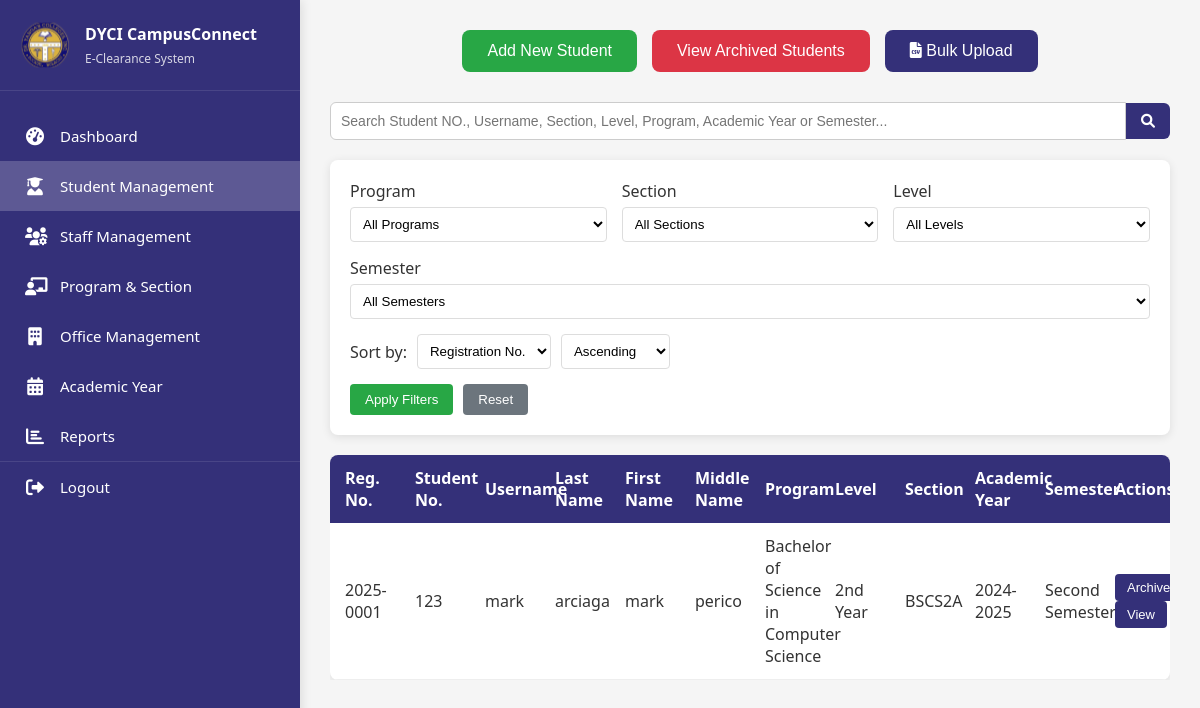
The page /pages/student_management.php on the database its author committed.
### tables this page shows
CREATE TABLE `students` (
  `RegistrationNo` varchar(20) NOT NULL,
  `studentNo` varchar(20) NOT NULL,
  `Username` varchar(50) NOT NULL,
  `Email` varchar(100) NOT NULL,
  `PasswordHash` varchar(255) NOT NULL,
  `LastName` varchar(50) NOT NULL,
  `FirstName` varchar(50) NOT NULL,
  `Mname` varchar(50) DEFAULT NULL,
  `ProgramCode` varchar(10) NOT NULL,
  `Level` int(11) NOT NULL,
  `SectionCode` varchar(10) NOT NULL,
  `AcademicYear` varchar(20) DEFAULT NULL,
  `Semester` varchar(20) DEFAULT NULL,
  `AccountType` varchar(20) NOT NULL DEFAULT 'Student',
  `LastLogin` timestamp NULL DEFAULT NULL,
  `IsActive` tinyint(1) DEFAULT 1
);

CREATE TABLE `programs` (
  `ProgramCode` varchar(50) NOT NULL,
  `ProgramTitle` varchar(255) NOT NULL
);

CREATE TABLE `levels` (
  `LevelID` int(11) NOT NULL,
  `LevelName` varchar(50) NOT NULL
);

### pages/student_management.php (the view, shortened to what this page needs)
<?php
include '../includes/db_connect.php';
$search_query = "";
$student_query = "SELECT s.*, p.ProgramTitle, l.LevelName
                 FROM students s
                 JOIN programs p ON s.ProgramCode = p.ProgramCode
                 JOIN levels l ON s.Level = l.LevelID
                 WHERE s.IsActive = 1";
$sort_by = isset($_POST['sort_by']) ? $_POST['sort_by'] : 'registration_no';
$sort_order = isset($_POST['sort_order']) ? $_POST['sort_order'] : 'desc';
$sort_columns = [
    'registration_no' => 's.RegistrationNo',
    'student_no' => 's.studentNo',
    'last_name' => 's.LastName',
    'program' => 'p.ProgramTitle',
    'section' => 's.SectionCode'
];
$sort_column = isset($sort_columns[$sort_by]) ? $sort_columns[$sort_by] : 's.RegistrationNo';
$student_query .= " ORDER BY " . $sort_column . " " . ($sort_order === 'asc' ? 'ASC' : 'DESC');
$student_result = $conn->query($student_query);
?>
<!DOCTYPE html>
<html lang="en">
<head>
    <link rel="stylesheet" href="https://cdnjs.cloudflare.com/ajax/libs/font-awesome/6.0.0/css/all.min.css">
</head>
<body>
    <nav class="sidebar">
    <div class="logo-container">
        <img src="../assets/dyci_logo.svg" alt="DYCI Logo" class="logo">
        <div class="logo-text">
            <h2>DYCI CampusConnect</h2>
            <p>E-Clearance System</p>
        </div>
    </div>
    <ul>
        <?php $current_page = basename($_SERVER['PHP_SELF']); ?>
        <li <?php echo ($current_page == 'dashboard.php') ? 'class="active"' : ''; ?>><a href="dashboard.php"><i class="fas fa-tachometer-alt icon"></i> Dashboard</a></li>
        <li <?php echo ($current_page == 'student_management.php') ? 'class="active"' : ''; ?>><a href="student_management.php"><i class="fas fa-user-graduate icon"></i> Student Management</a></li>
        <li <?php echo ($current_page == 'staff_management.php') ? 'class="active"' : ''; ?>><a href="staff_management.php"><i class="fas fa-users-cog icon"></i> Staff Management</a></li>
        <li <?php echo ($current_page == 'program_section.php') ? 'class="active"' : ''; ?>><a href="program_section.php"><i class="fas fa-chalkboard-teacher icon"></i> Program & Section</a></li>
        <li <?php echo ($current_page == 'office_management.php') ? 'class="active"' : ''; ?>><a href="office_management.php"><i class="fas fa-building icon"></i> Office Management</a></li>
        <li <?php echo ($current_page == 'academicyear.php') ? 'class="active"' : ''; ?>><a href="academicyear.php"><i class="fas fa-calendar-alt icon"></i> Academic Year</a></li>
        <li <?php echo ($current_page == 'reports.php') ? 'class="active"' : ''; ?>><a href="reports.php"><i class="fas fa-chart-bar icon"></i> Reports</a></li>
        <li class="logout"><a href="../includes/logout.php"><i class="fas fa-sign-out-alt icon"></i> Logout</a></li>
    </ul>
</nav>
<div class="container">
    <div class="action-buttons">
        <button type="button" class="add-btn" id="add_student_action_btn" onclick="showAddStudentPanel()">Add New Student</button>
        <button type="button" class="delete-btn" id="delete_student_action_btn" onclick="window.location.href='archived_students.php'">View Archived Students</button>
        <button type="button" class="add-btn" onclick="showBulkUploadPanel();" style="background-color:#343079;"><i class="fas fa-file-csv"></i> Bulk Upload</button>
    </div>
    <div class="search-container">
        <form method="POST" class="search-form">
            <div class="search-input-group">
                <input type="text" name="search_query" placeholder="Search Student NO., Username, Section, Level, Program, Academic Year or Semester..."
                       value="<?php echo htmlspecialchars($search_query); ?>">
                <button type="submit" name="search" class="search-button">
                    <i class="fas fa-search"></i>
                </button>
            </div>
        </form>
    </div>
    <div class="filter-container">
        <form method="POST" id="filter-form">
            <div class="filter-row">
                <div class="filter-group">
                    <label for="filter_program">Program</label>
                    <select id="filter_program" name="filter_program">
                        <option value="">All Programs</option>
                    </select>
                </div>
                <div class="filter-group">
                    <label for="filter_section">Section</label>
                    <select id="filter_section" name="filter_section">
                        <option value="">All Sections</option>
                    </select>
                </div>
                <div class="filter-group">
                    <label for="filter_level">Level</label>
                    <select id="filter_level" name="filter_level">
                        <option value="">All Levels</option>
                    </select>
                </div>
                <div class="filter-group">
                    <label for="filter_semester">Semester</label>
                    <select id="filter_semester" name="filter_semester">
                        <option value="">All Semesters</option>
                    </select>
                </div>
            </div>
            <div class="sort-container">
                <label for="sort_by">Sort by:</label>
                <select id="sort_by" name="sort_by">
                    <option value="registration_no" <?php echo (isset($_POST['sort_by']) && $_POST['sort_by'] == 'registration_no') ? 'selected' : ''; ?>>Registration No.</option>
                </select>
                <select id="sort_order" name="sort_order">
                    <option value="asc" <?php echo (isset($_POST['sort_order']) && $_POST['sort_order'] == 'asc') ? 'selected' : ''; ?>>Ascending</option>
                </select>
            </div>
            <div class="filter-buttons">
                <button type="submit" name="apply_filters" class="apply-btn">Apply Filters</button>
                <button type="button" onclick="window.location.href='student_management.php'" class="reset-btn">Reset</button>
            </div>
        </form>
    </div>
    <div class="scrollable-content">
        <div class="student-list">
        <table>
            <thead>
                <tr>
                        <th>Reg. No.</th>
                    <th>Student No.</th>
                    <th>Username</th>
                    <th>Last Name</th>
                    <th>First Name</th>
                    <th>Middle Name</th>
                    <th>Program</th>
                        <th>Level</th>
                    <th>Section</th>
                    <th>Academic Year</th>
                    <th>Semester</th>
                    <th>Actions</th>
                </tr>
            </thead>
            <tbody>
                    <?php
                    if ($student_result->num_rows > 0) {
                        while ($row = $student_result->fetch_assoc()) {
                            $student_data = [
                                'registrationNo' => $row['RegistrationNo'],
                                'studentNo' => $row['studentNo'],
                                'username' => $row['Username'],
                                'email' => $row['Email'],
                                'lastName' => $row['LastName'],
                                'firstName' => $row['FirstName'],
                                'middleName' => $row['Mname'],
                                'programCode' => $row['ProgramCode'],
                                'level' => $row['Level'],
                                'sectionCode' => $row['SectionCode'],
                                'academicYear' => $row['AcademicYear'],
                                'semester' => $row['Semester'],
                            ];
                            $json_student_data = htmlspecialchars(json_encode($student_data), ENT_QUOTES, 'UTF-8');
                    ?>
                            <tr data-student='<?php echo $json_student_data; ?>'
                                data-registration-no='<?php echo htmlspecialchars($row['RegistrationNo']); ?>'
                                data-program-code='<?php echo htmlspecialchars($row['ProgramCode']); ?>'
                                data-level='<?php echo htmlspecialchars($row['Level']); ?>'
                                data-section-code='<?php echo htmlspecialchars($row['SectionCode']); ?>'
                                data-academic-year='<?php echo htmlspecialchars($row['AcademicYear']); ?>'
                                data-semester='<?php echo htmlspecialchars($row['Semester']); ?>'
                                onclick="handleRowClick(event);">
                                <td><?php echo htmlspecialchars($row['RegistrationNo']); ?></td>
                                <td><?php echo htmlspecialchars($row['studentNo']); ?></td>
                                <td><?php echo htmlspecialchars($row['Username']); ?></td>
                                <td><?php echo htmlspecialchars($row['LastName']); ?></td>
                                <td><?php echo htmlspecialchars($row['FirstName']); ?></td>
                                <td><?php echo htmlspecialchars($row['Mname']); ?></td>
                                <td><?php echo htmlspecialchars($row['ProgramTitle']); ?></td>
                                <td><?php echo htmlspecialchars($row['LevelName']); ?></td>
                                <td><?php echo htmlspecialchars($row['SectionCode']); ?></td>
                                <td><?php echo htmlspecialchars($row['AcademicYear']); ?></td>
                                <td><?php echo htmlspecialchars($row['Semester']); ?></td>
                                <td class="px-6 py-4 whitespace-nowrap text-right text-sm font-medium">
                                    <div class="flex space-x-2">
                                        <button onclick="event.stopPropagation(); archiveStudent('<?php echo $row['RegistrationNo']; ?>')" class="bg-yellow-500 hover:bg-yellow-700 text-white font-bold py-2 px-4 rounded">
                                            Archive
                                        </button>
                                        <button type="button" onclick="event.stopPropagation(); viewStudentFromTable(this)" class="bg-green-500 hover:bg-green-700 text-white font-bold py-2 px-4 rounded">
                                            View
                                        </button>
                                    </div>
                                </td>
                    </tr>
                    <?php
                        }
                    } else {
                    ?>
                        <tr>
                            <td colspan="11">No students found.</td>
                        </tr>
                    <?php
                    }
                    ?>
            </tbody>
        </table>
    </div>
</div>
</body>
</html>

### pages/student_management.php (style rules this page uses)
body { font-family: 'Segoe UI', Tahoma, Geneva, Verdana, sans-serif; margin: 0; padding: 0; background-color: #f5f5f5; color: #333; display: flex; min-height: 100vh; }
.sidebar { width: 300px; background-color: #343079; color: white; height: 100vh; position: fixed; padding: 20px 0; box-shadow: 2px 0 10px rgba(0,0,0,0.1); overflow-y: auto; transition: all 0.3s; }
.logo-container { display: flex; align-items: center; padding: 0 20px 20px; border-bottom: 1px solid rgba(255,255,255,0.1); margin-bottom: 20px; }
.logo { width: 50px; height: 50px; margin-right: 15px; }
.logo-text h2 { font-size: 16px; margin: 0 0 5px 0; font-weight: 600; }
.logo-text p { font-size: 12px; margin: 0; opacity: 0.8; }
.sidebar ul { list-style: none; padding: 0; margin: 0; }
.sidebar li a { display: flex; align-items: center; padding: 15px 25px; color: white; text-decoration: none; transition: all 0.3s; font-size: 15px; }
.sidebar li.active a { background-color: rgba(255,255,255,0.2); }
.sidebar li.logout { margin-top: auto; border-top: 1px solid rgba(255,255,255,0.1); }
.sidebar .icon { margin-right: 15px; font-size: 18px; width: 20px; text-align: center; }
.container { min-width: calc(100% - 300px); flex: 1; margin-left: 300px; padding: 30px; display: flex; flex-direction: column; min-height: 100vh; box-sizing: border-box; overflow-y: auto; }
.search-container { margin-bottom: 20px; }
.search-form { display: flex; justify-content: space-between; align-items: center; }
.search-input-group { display: flex; align-items: center; width: 100%; }
.search-input-group input { flex: 1; padding: 10px; border: 1px solid #ccc; border-radius: 6px 0 0 6px; font-size: 14px; }
.search-button, .clear-search-button { padding: 10px 15px; background-color: #343079; color: white; border: none; font-size: 14px; border-radius: 0 6px 6px 0; cursor: pointer; transition: 0.3s; }
.scrollable-content { overflow-x: auto; }
table { table-layout: fixed; width: 100%; border-collapse: collapse; background: white; box-shadow: 0 2px 10px rgba(0,0,0,0.1); border-radius: 8px; overflow: hidden; }
th, td { padding: 12px 15px; text-align: left; }
thead th { background-color: #343079; color: white; }
tbody tr { border-bottom: 1px solid #eee; cursor: pointer; }
tbody td button { background-color: #343079; color: white; border: none; padding: 6px 12px; border-radius: 4px; cursor: pointer; font-size: 13px; }
.action-buttons { margin-bottom: 30px; display: flex; gap: 15px; justify-content: center; }
.action-buttons button { padding: 12px 25px; font-size: 16px; border-radius: 8px; border: none; color: white; cursor: pointer; transition: background-color 0.3s ease; }
.action-buttons button.add-btn { background-color: #28a745; }
.action-buttons button.delete-btn { background-color: #dc3545; }
.filter-container { background-color: #fff; padding: 20px; border-radius: 8px; box-shadow: 0 2px 10px rgba(0,0,0,0.1); margin-bottom: 20px; }
.filter-row { display: flex; gap: 15px; margin-bottom: 15px; flex-wrap: wrap; }
.filter-group { flex: 1; min-width: 200px; }
.filter-group label { display: block; margin-bottom: 5px; color: #333; font-weight: 500; }
.filter-group select { width: 100%; padding: 8px; border: 1px solid #ddd; border-radius: 4px; background-color: #fff; }
.filter-buttons { display: flex; gap: 10px; margin-top: 15px; }
.filter-buttons button { padding: 8px 15px; border: none; border-radius: 4px; cursor: pointer; font-weight: 500; transition: background-color 0.3s; }
.filter-buttons .apply-btn { background-color: #28a745; color: white; }
.filter-buttons .reset-btn { background-color: #6c757d; color: white; }
.sort-container { display: flex; align-items: center; gap: 10px; margin-bottom: 15px; }
.sort-container label { font-weight: 500; color: #333; }
.sort-container select { padding: 8px; border: 1px solid #ddd; border-radius: 4px; background-color: #fff; }

### rows shown on the page
students: RegistrationNo "2025-0001", studentNo "123", Username "mark", LastName "arciaga", FirstName "mark", Mname "perico", programs.ProgramTitle "Bachelor of Science in Computer Science", levels.LevelName "2nd Year", SectionCode "BSCS2A", AcademicYear "2024-2025", Semester "Second Semester"
